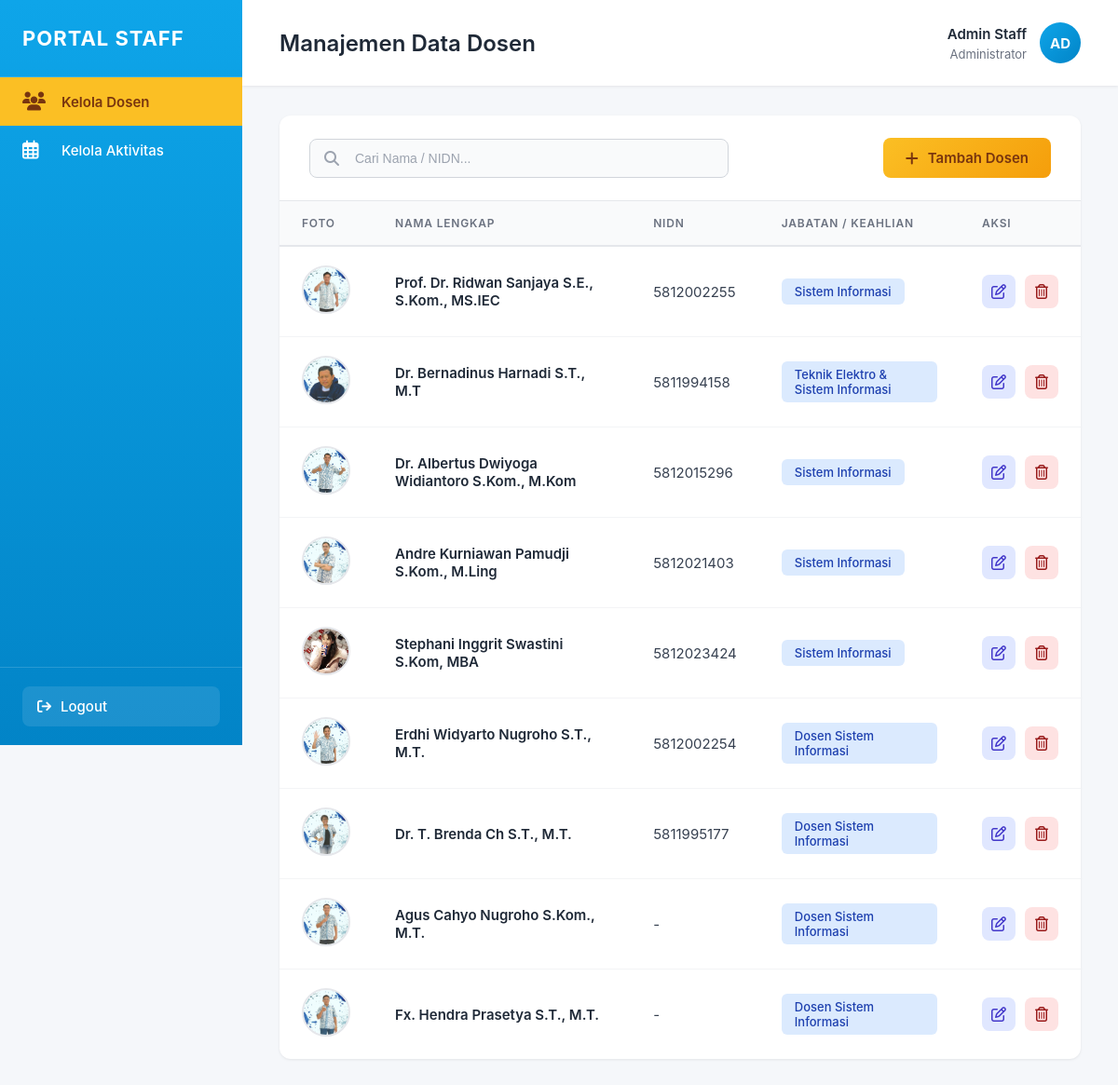
/admin/dashboard.php, run on an earlier commit of the app's database.
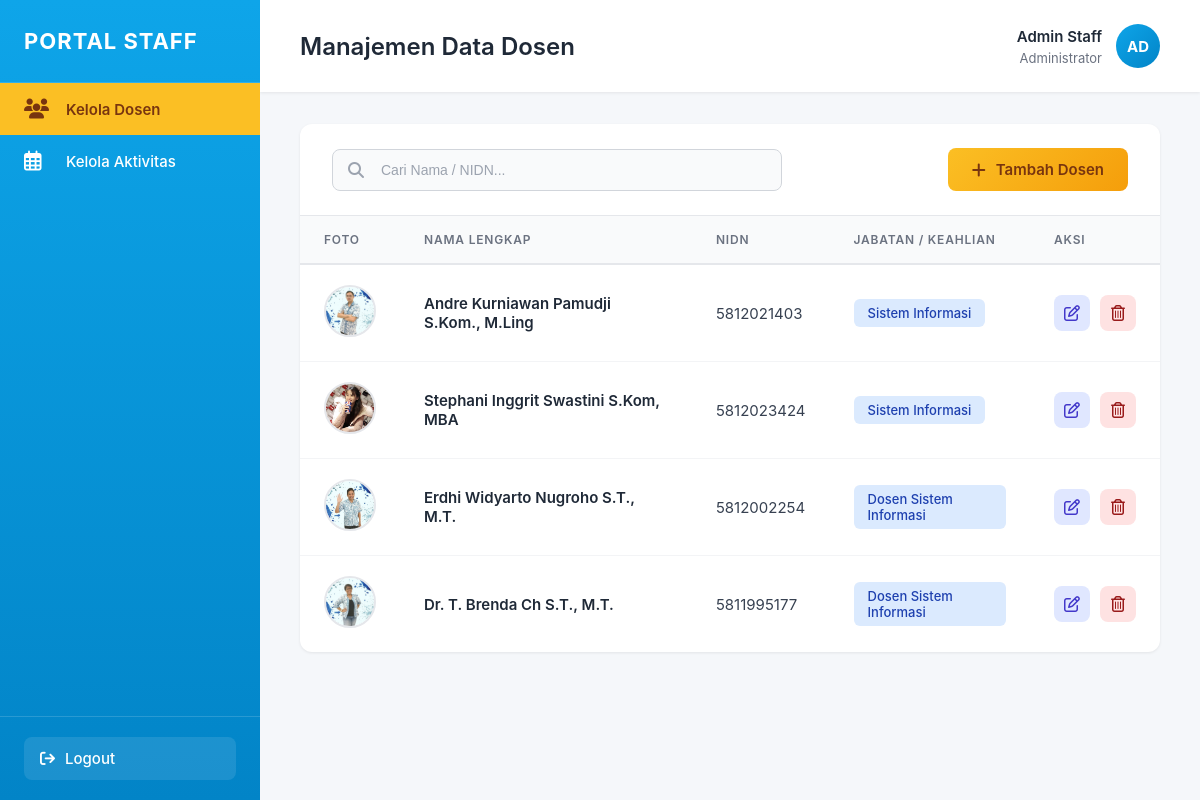
And on a later commit of the database.
### tables this page shows
CREATE TABLE `tb_dosen` (
  `id` int NOT NULL,
  `nama` varchar(150) NOT NULL,
  `nidn` varchar(50) DEFAULT NULL,
  `bidang_keahlian` varchar(150) DEFAULT NULL,
  `email` varchar(150) DEFAULT NULL,
  `no_wa` varchar(30) DEFAULT NULL,
  `foto` varchar(255) DEFAULT NULL,
  `biografi` text,
  `riwayat_pendidikan` text
);

### admin/dashboard.php (the view, shortened to what the changed rows need)
<?php
include '../config/connect.php';
$page = isset($_GET['page']) ? $_GET['page'] : 'dosen';
?>
<!DOCTYPE html>
<html lang="id">
<head>
    <link rel="stylesheet" href="https://cdnjs.cloudflare.com/ajax/libs/font-awesome/6.4.0/css/all.min.css">
    <link rel="stylesheet" href="../asset/css/dashboard.css">
</head>
<body>
    <div class="dashboard-container">
        <main class="main-content">
            <header class="top-header">
                <h2>
                    <?php
                    if ($page == 'dosen') echo "Manajemen Data Dosen";
                    else echo "Manajemen Aktivitas & Galeri";
                    ?>
                </h2>
            </header>
            <div class="content-wrapper">
                <div class="card">
                    <?php if ($page == 'dosen'): ?>
                        <div class="table-responsive">
                            <table class="custom-table" id="dataTable">
                                <thead>
                                    <tr>
                                        <th width="80">FOTO</th>
                                        <th>NAMA LENGKAP</th>
                                        <th>NIDN</th>
                                        <th>JABATAN / KEAHLIAN</th>
                                        <th width="100">AKSI</th>
                                    </tr>
                                </thead>
                                <tbody>
                                    <?php
                                    $query = "SELECT * FROM tb_dosen";
                                    $result = mysqli_query($conn, $query);
                                    while ($row = mysqli_fetch_assoc($result)):
                                    ?>
                                        <tr>
                                            <td>
                                                <img src="../asset/foto/<?= !empty($row['foto']) ? $row['foto'] : 'default.jpg' ?>" class="table-avatar" alt="Foto">
                                            </td>
                                            <td>
                                                <strong><?= $row['nama'] ?></strong>
                                            </td>
                                            <td><?= $row['nidn'] ? $row['nidn'] : '-' ?></td>
                                            <td>
                                                <span class="badge"><?= $row['bidang_keahlian'] ?></span>
                                            </td>
                                            <td>
                                                <div class="action-buttons">
                                                    <a href="edit_dosen.php?id=<?= $row['id'] ?>" class="btn-icon edit"><i class="fa-regular fa-pen-to-square"></i></a>
                                                    <a href="../config/hapus.php?type=dosen&id=<?= $row['id'] ?>" class="btn-icon delete" onclick="return confirm('Yakin hapus data ini?')"><i class="fa-regular fa-trash-can"></i></a>
                                                </div>
                                            </td>
                                        </tr>
                                    <?php endwhile; ?>
                                </tbody>
                            </table>
                        </div>
                    <?php endif; ?>
                </div>
            </div>
        </main>
    </div>
</body>
</html>

What changed in the data, as far as the page shows it:
removed tb_dosen: foto (picture), nama "Prof. Dr. Ridwan Sanjaya S.E., S.Kom., MS.IEC", nidn "5812002255", bidang_keahlian "Sistem Informasi"
removed tb_dosen: foto (picture), nama "Dr. Bernadinus Harnadi S.T., M.T", nidn "5811994158", bidang_keahlian "Teknik Elektro & Sistem Informasi"
removed tb_dosen: foto (picture), nama "Dr. Albertus Dwiyoga Widiantoro S.Kom., M.Kom", nidn "5812015296", bidang_keahlian "Sistem Informasi"
removed tb_dosen: foto (picture), nama "Agus Cahyo Nugroho S.Kom., M.T.", bidang_keahlian "Dosen Sistem Informasi"
removed tb_dosen: foto (picture), nama "Fx. Hendra Prasetya S.T., M.T.", bidang_keahlian "Dosen Sistem Informasi"
